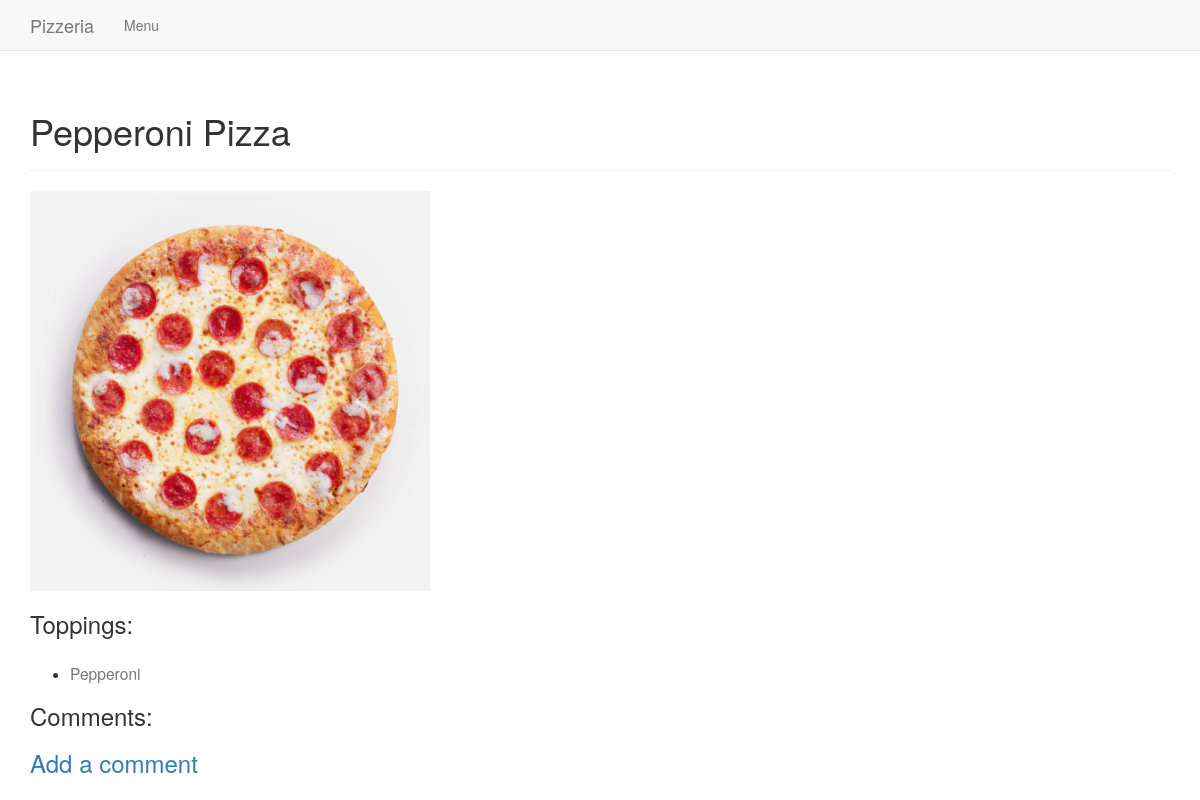
/menu/3/, run on an earlier commit of the app's database.
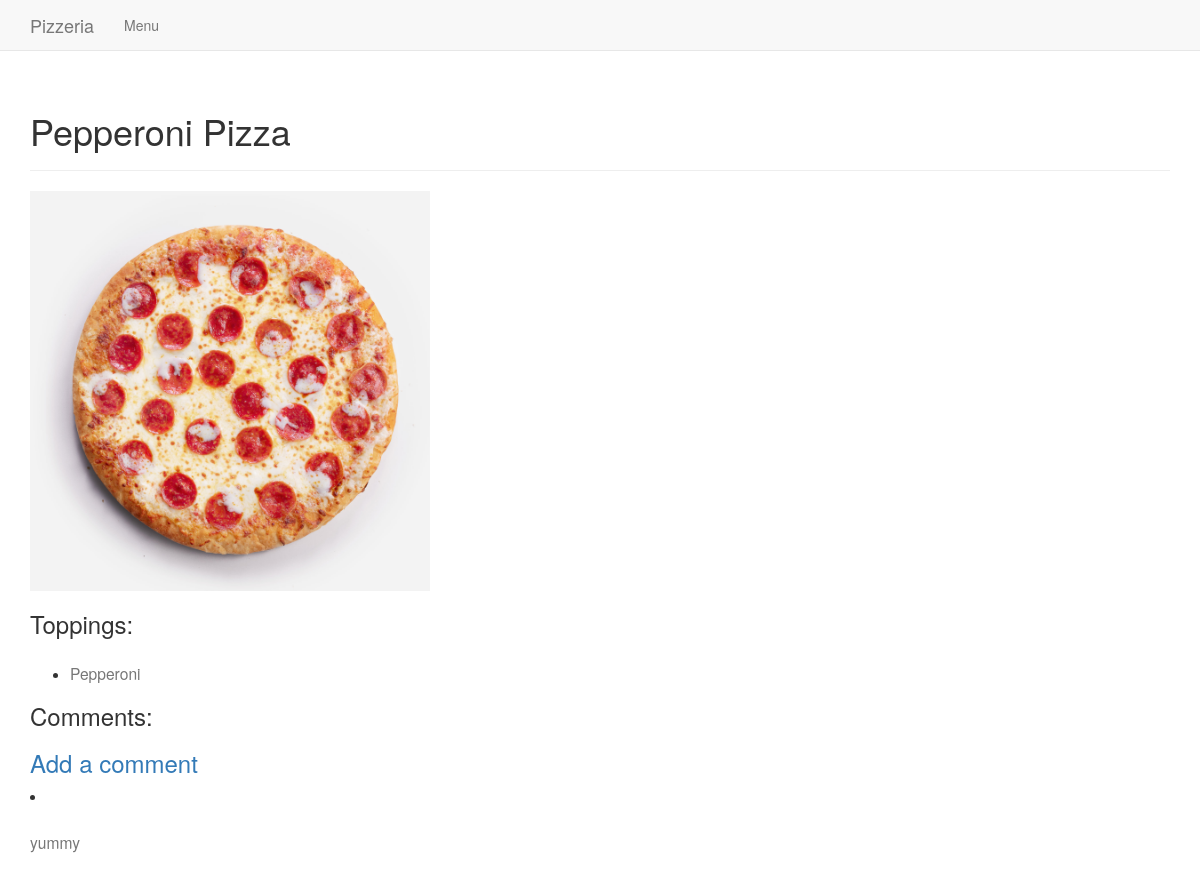
And on a later commit of the database.
### pizzas/models.py (models this page shows, shortened)
class Pizza(models.Model):
    pizza_name = models.CharField(max_length=200)
    picture = models.ImageField(upload_to='images/')
    def __str__(self):
        return self.pizza_name

class Toppings(models.Model):
    pizza = models.ForeignKey(Pizza, on_delete=models.CASCADE)
    topping_name = models.TextField(null=True)
    class Meta:
        verbose_name_plural = 'toppings'

class Comment(models.Model):
    pizza = models.ForeignKey(Pizza, on_delete=models.CASCADE)
    comment = models.CharField(max_length=200)
    def __str__(self):
        return self.comment

### pizzas/views.py (the view)
# urls.py: path('menu/<int:pizza_id>/',views.pizza, name='pizza'),
def pizza(request, pizza_id):
    pizza = Pizza.objects.get(id=pizza_id)
    toppings = pizza.toppings_set.all()
    comment = pizza.comment_set.all()
    context = {'pizza':pizza, 'toppings':toppings, 'comment':comment}
    return render(request, 'pizzas/pizza.html', context)

### pizzas/templates/pizzas/pizza.html (shortened to what this page needs)
{% extends "pizzas/base.html" %}
{% block header %}
<h1> {{ pizza }} Pizza </h1>
{% endblock header %}
{% block content %}
<div>
<img src="{{ pizza.picture.url }}" width=400 height=auto/>
</div>
<h3>
    Toppings:
</h3>
<ul>
    {% for t in toppings %}
    <li>
        <h3> <small>{{ t.topping_name }}
            </small>
        </h3>
    </li>
    {% endfor %}
</ul>
<h3>
    Comments:
</h3>
<h3>
    <a href="{% url 'pizzas:new_comment' pizza.id %}">Add a comment</a>
</h3>
    {% for c in comment %}
    <li><h3> <small>{{ c }}
            </small>
    </li>
    {% endfor %}
{% endblock content %}

### pizzas/templates/pizzas/base.html (shortened to what this page needs)
{% load bootstrap3 %}
<!DOCTYPE html>
<html lang="en">
    <head>
        {% bootstrap_css %}
    </head>
    <body>
    <nav class="navbar navbar-default navbar-static-top">
        <div class="container">
            <div class="navbar-header">
                <a class="navbar-brand" href="{% url 'pizzas:index' %}">
                    Pizzeria</a>
            </div>
            <div id="navbar" class="navbar-collapse collapse">
                <ul class="nav navbar-nav">
                    <li><a href="{% url 'pizzas:menu' %}" >Menu </a></li>
                </ul>
            </div>
        </div>
    </nav>
        <div class="container">
            <div class="page-header">
                {% block header %}{% endblock header %}
            </div>
            <div>
                {% block content %}{% endblock content %}
            </div>
        </div>
    </body>
</html>

What changed in the data, as far as the page shows it:
added Comment: comment "yummy"
